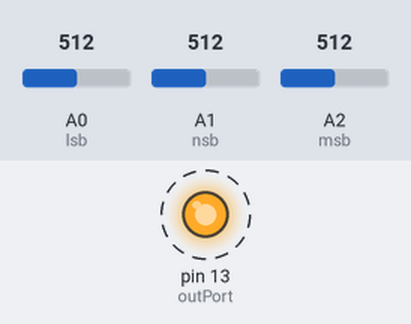
The sketch below on a simulated Arduino Uno, built with avr-gcc and run on an emulated ATmega328P. Shown: output pins drawn as LEDs (lit = HIGH). Dashed ring = blinking. Inputs (shaded band) come from the test bench; at power-on: A0 (lsb) = 512, A1 (nsb) = 512, A2 (msb) = 512. What the sketch prints to the serial monitor is not drawn.

Above: at 0.2 s.
Timing chart, 0 to 3.0 s (numbered marks = the images above):
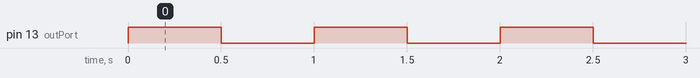

Measured:
- by itself, pin 13 (outPort): alternates HIGH for 0.50 s and LOW for 0.50 s

The sketch:

clkgen_decoder.ino
```cpp
int outPort=13;
int lsb=A0;
int nsb=A1;
int msb=A2;
void setup() {
  // put your setup code here, to run once:
  Serial.begin(9600);
  pinMode(outPort,OUTPUT);
  pinMode(lsb, INPUT);
  pinMode(nsb, INPUT);
  pinMode(msb, INPUT);
}

void loop() {
  // put your main code here, to run repeatedly:
  digitalWrite(outPort,HIGH);
  delay(500);
  digitalWrite(outPort,LOW);
  delay(500);
  int C2=analogRead(msb);
  int C5=1;
  if(C2<200){
    C5=0;
  }
  int C1=analogRead(nsb);
  int C4=1;
  if(C1<200){
    C4=0;
  }
  int C0=analogRead(lsb);
  int C3=1;
  if(C0<200){
    C3=0;
  }
  int decimal=0;
  if (C5==1){
    decimal=decimal+4;
  }
  if (C4==1){
    decimal=decimal+2;
  }
  if(C3==1){
    decimal=decimal+1;
  }
  Serial.print("Binary: ");
  Serial.print(C5);
  Serial.print(' ');
  Serial.print(C4);
  Serial.print(' ');
  Serial.print(C3);
  Serial.print(' ');
  Serial.print("Decimal: ");
  Serial.print(decimal);
  Serial.println(' ');
}
```
